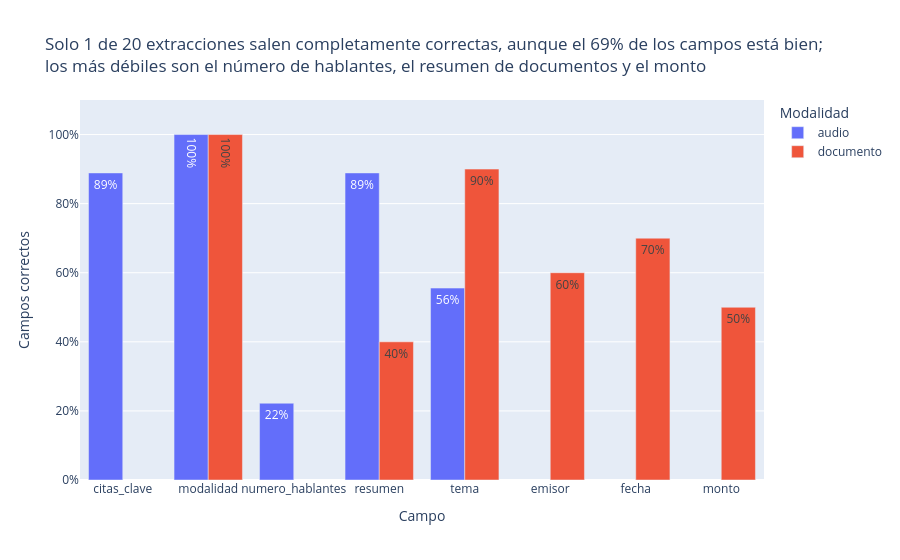

This figure's notebook cell:
### Code cell
por_campo = (hoja[hoja["campo"] != "JSON inválido"].groupby(["modalidad", "campo"])["correcto"]
             .agg(correctos="sum", revisados="size").reset_index())
por_campo["acierto"] = por_campo["correctos"] / por_campo["revisados"]
fig_aud = px.bar(por_campo, x="campo", y="acierto", color="modalidad", barmode="group", text_auto=".0%",
                 title=f"Solo {ACUERDO} de 20 extracciones salen completamente correctas, aunque el {hoja['correcto'].mean():.0%} de los campos está bien;<br>los más débiles son el número de hablantes, el resumen de documentos y el monto",
                 labels={"acierto": "Campos correctos", "campo": "Campo", "modalidad": "Modalidad"})
fig_aud.update_yaxes(tickformat=".0%", range=[0, 1.1])
fig_aud.show()

### Figure 1 — Plotly figure (JSON) as saved in the notebook; plotly's stock layout.template omitted (floating-point values rounded to 4 significant figures)
{"data": [{"alignmentgroup": "True", "hovertemplate": "Modalidad=audio<br>Campo=%{x}<br>Campos correctos=%{y}<extra></extra>", "legendgroup": "audio", "marker": {"color": "#636efa", "pattern": {"shape": ""}}, "name": "audio", "offsetgroup": "audio", "orientation": "v", "showlegend": true, "textposition": "auto", "texttemplate": "%{y:.0%}", "type": "bar", "x": ["citas_clave", "modalidad", "numero_hablantes", "resumen", "tema"], "xaxis": "x", "y": [0.8889, 1.0, 0.2222, 0.8889, 0.5556], "yaxis": "y"}, {"alignmentgroup": "True", "hovertemplate": "Modalidad=documento<br>Campo=%{x}<br>Campos correctos=%{y}<extra></extra>", "legendgroup": "documento", "marker": {"color": "#EF553B", "pattern": {"shape": ""}}, "name": "documento", "offsetgroup": "documento", "orientation": "v", "showlegend": true, "textposition": "auto", "texttemplate": "%{y:.0%}", "type": "bar", "x": ["emisor", "fecha", "modalidad", "monto", "resumen", "tema"], "xaxis": "x", "y": [0.6, 0.7, 1.0, 0.5, 0.4, 0.9], "yaxis": "y"}], "layout": {"barmode": "group", "legend": {"title": {"text": "Modalidad"}, "tracegroupgap": 0}, "title": {"text": "Solo 1 de 20 extracciones salen completamente correctas, aunque el 69% de los campos está bien;<br>los más débiles son el número de hablantes, el resumen de documentos y el monto"}, "xaxis": {"anchor": "y", "domain": [0.0, 1.0], "title": {"text": "Campo"}}, "yaxis": {"anchor": "x", "domain": [0.0, 1.0], "range": [0, 1.1], "tickformat": ".0%", "title": {"text": "Campos correctos"}}}}
